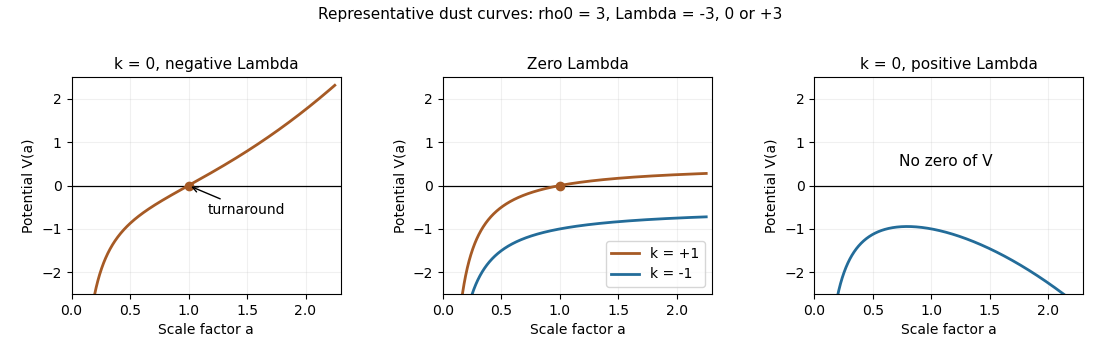

The script that saved this image:
"""Original potential sketches. Python 3.14, NumPy 2.3.5, Matplotlib 3.10.7.
Emit only own PNG basename to cwd; caller controls MPLCONFIGDIR.
"""
from pathlib import Path
import matplotlib
matplotlib.use('Agg')
import matplotlib.pyplot as plt
import numpy as np
fig,ax=plt.subplots(1,3,figsize=(11,3.5),dpi=100,facecolor='white')
a=np.linspace(.13,2.25,1000)
for z in ax:
 z.axhline(0,color='black',lw=.9);z.set(xlim=(0,2.3),ylim=(-2.5,2.5),xlabel='Scale factor a',ylabel='Potential V(a)');z.grid(alpha=.18)
ax[0].plot(a,-.5/a+.5*a*a,color='#a65a25',lw=2);ax[0].plot(1,0,'o',color='#a65a25');ax[0].annotate('turnaround',xy=(1,0),xytext=(1.16,-.65),arrowprops={'arrowstyle':'->'},fontsize=10);ax[0].set_title('k = 0, negative Lambda',fontsize=11)
ax[1].plot(a,-.5/a+.5,label='k = +1',color='#a65a25',lw=2);ax[1].plot(a,-.5/a-.5,label='k = -1',color='#236c99',lw=2);ax[1].plot(1,0,'o',color='#a65a25');ax[1].legend(fontsize=10,loc='lower right');ax[1].set_title('Zero Lambda',fontsize=11)
ax[2].plot(a,-.5/a-.5*a*a,color='#236c99',lw=2);ax[2].set_title('k = 0, positive Lambda',fontsize=11);ax[2].text(1.12,.45,'No zero of V',ha='center',fontsize=11)
fig.suptitle('Representative dust curves: rho0 = 3, Lambda = -3, 0 or +3',fontsize=11)
fig.subplots_adjust(left=.065,right=.985,bottom=.16,top=.78,wspace=.38)
fig.savefig(Path.cwd()/'paper-48-friedmann-potentials.png',dpi=100,facecolor='white',transparent=False);plt.close(fig)
